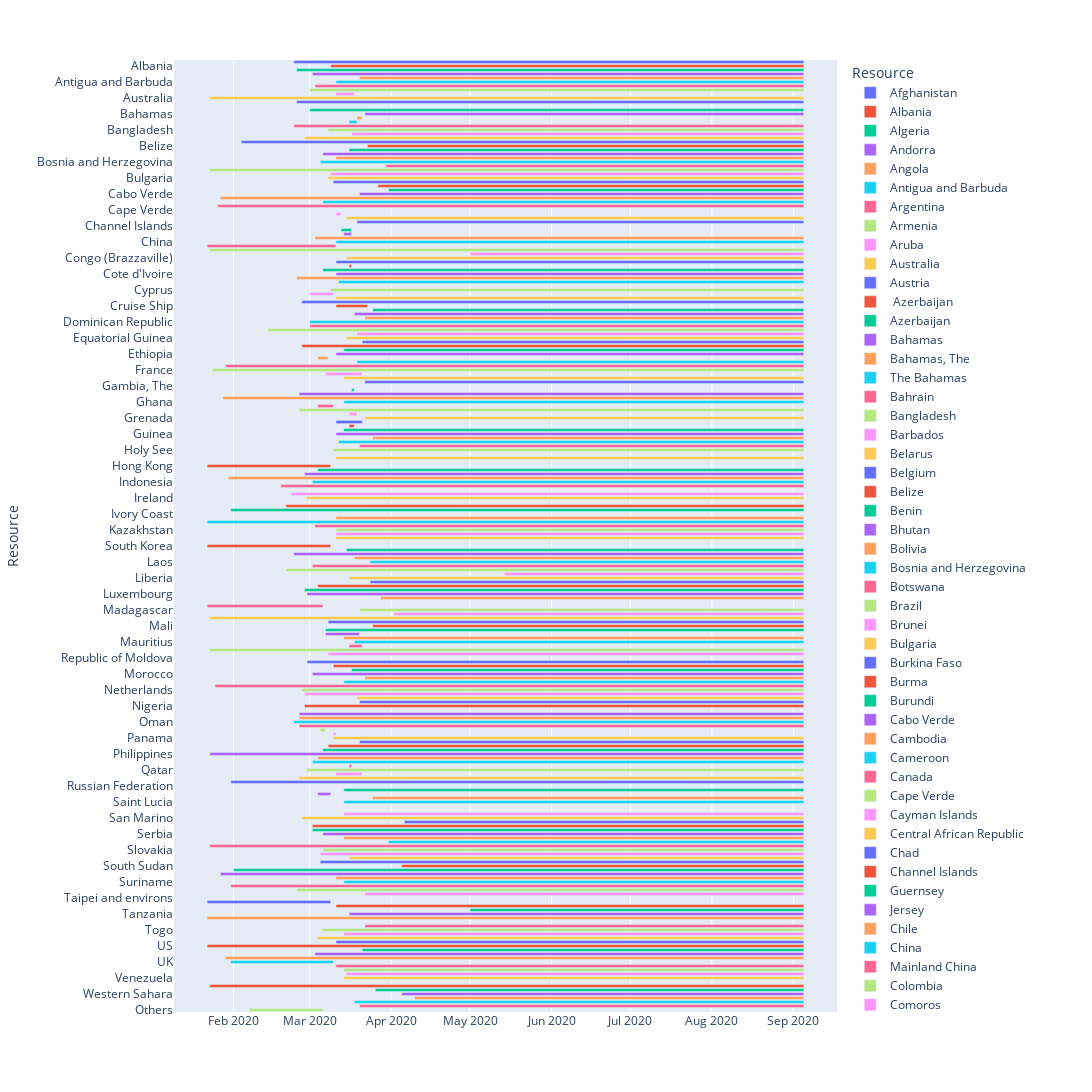

Notebook cell for this chart:
### Code cell
fig = px.timeline(pd.DataFrame(gantt_list), x_start="Start", x_end="Finish", y="Resource", color="Resource",
                  facet_row_spacing=0.5, width=1300, height=2000)

fig.show()
